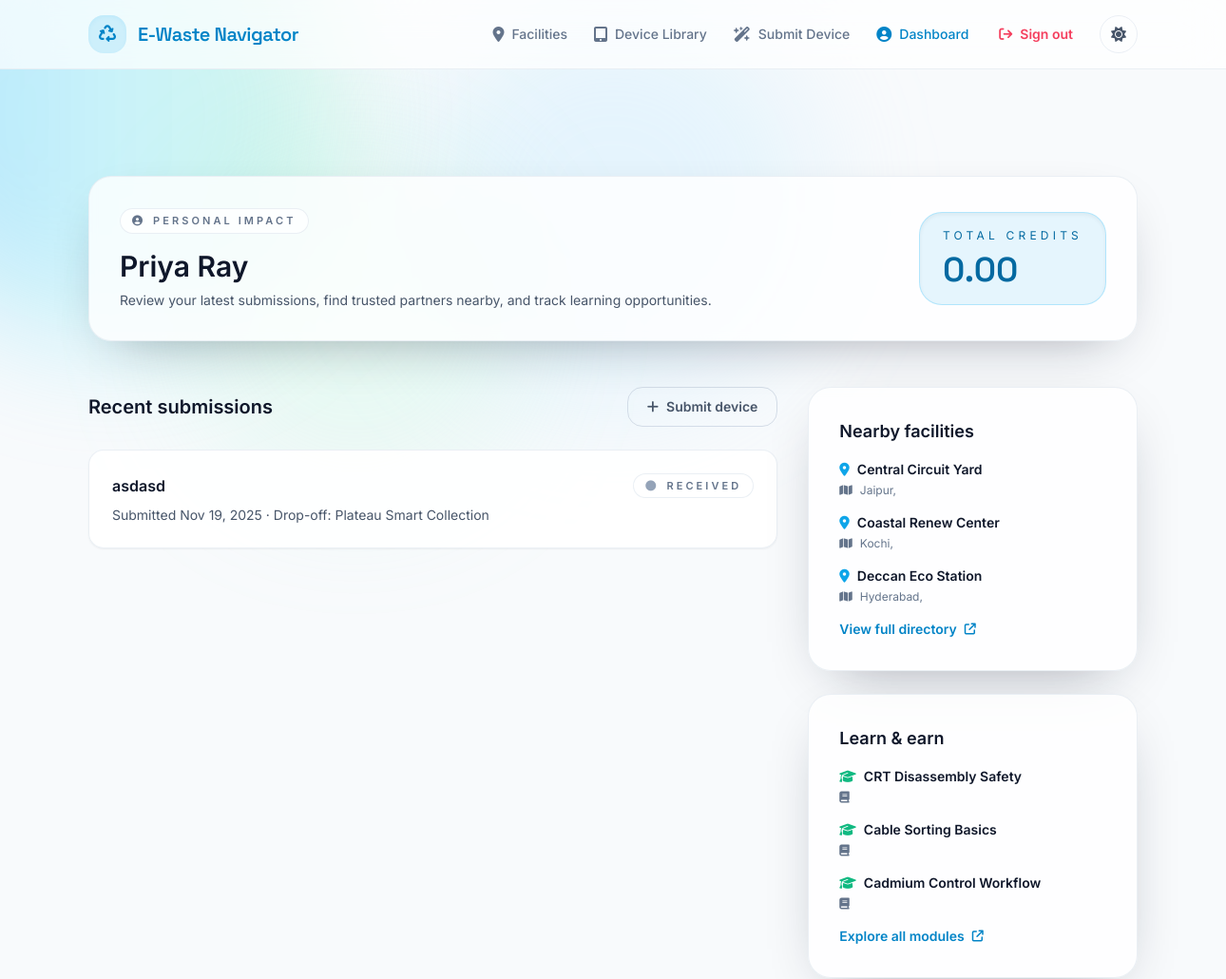
/accounts/dashboard/ (signed in, upper part), run on an earlier commit of the app's database.
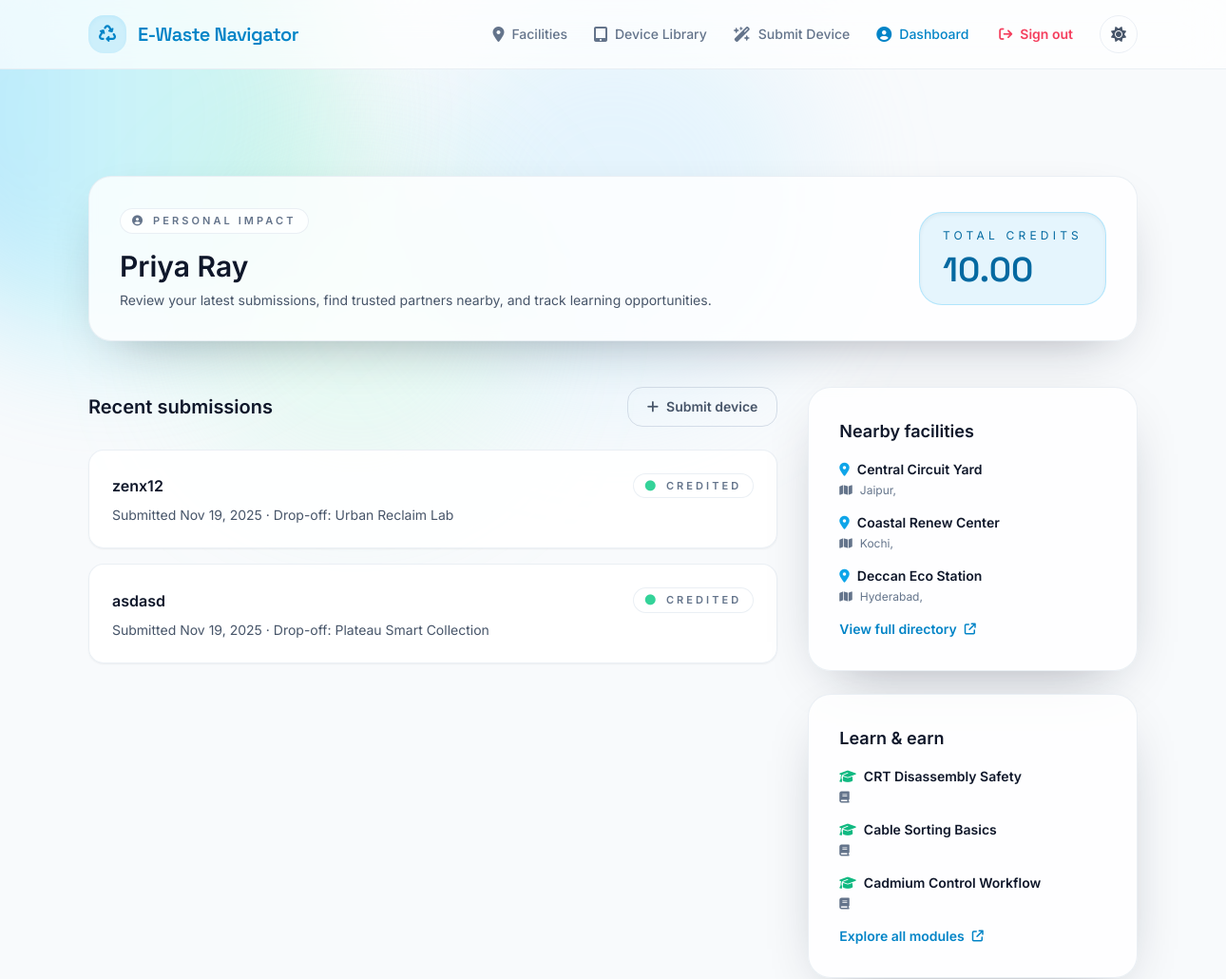
And on a later commit of the database.
### accounts/models.py (models this page shows, shortened)
class UserProfile(models.Model):
	user = models.OneToOneField(settings.AUTH_USER_MODEL, on_delete=models.CASCADE, related_name="profile")
	avatar_url = models.URLField(blank=True)
	phone_number = models.CharField(max_length=20, blank=True)
	home_location = models.CharField(max_length=255, blank=True)
	total_credits = models.DecimalField(max_digits=10, decimal_places=2, default=Decimal("0.00"))
	newsletter_opt_in = models.BooleanField(default=False)
	created_at = models.DateTimeField(auto_now_add=True)
	updated_at = models.DateTimeField(auto_now=True)
	class Meta:
		ordering = ["user__username"]

### devices/models.py (models this page shows, shortened)
class DeviceSubmission(models.Model):
	DRAFT = "draft"
	PENDING = "pending"
	RECEIVED = "received"
	CREDITED = "credited"
	CANCELLED = "cancelled"
	STATUS_CHOICES = [
		(DRAFT, "Draft"),
		(PENDING, "Awaiting Drop-off"),
		(RECEIVED, "Received"),
		(CREDITED, "Credited"),
		(CANCELLED, "Cancelled"),
	]
	user = models.ForeignKey(
		settings.AUTH_USER_MODEL,
		related_name="device_submissions",
		on_delete=models.SET_NULL,
		blank=True,
		null=True,
	)
	device_model = models.ForeignKey(
		DeviceModel,
		related_name="submissions",
		on_delete=models.SET_NULL,
		blank=True,
		null=True,
	)
	custom_device_name = models.CharField(
		max_length=200,
		blank=True,
		help_text="Provide the device name if it is not listed.",
	)
	device_type = models.CharField(
		max_length=120,
		blank=True,
		help_text="General category such as phone, laptop, or monitor.",
	)
	drop_off_facility = models.ForeignKey(
		'facilities.Facility',
		related_name='device_submissions',
		on_delete=models.SET_NULL,
		blank=True,
		null=True,
	)
	status = models.CharField(max_length=20, choices=STATUS_CHOICES, default=DRAFT)
	estimated_precious_metal_mass = models.DecimalField(
		max_digits=9,
		decimal_places=2,
		default=Decimal("0.00"),
		help_text="In grams",
	)
	estimated_credit_value = models.DecimalField(max_digits=9, decimal_places=2, default=Decimal("0.00"))
	message_to_facility = models.CharField(max_length=280, blank=True)
	pickup_address = models.TextField(blank=True)
	submitted_at = models.DateTimeField(default=timezone.now)
	updated_at = models.DateTimeField(auto_now=True)
	catalog_entry_created = models.BooleanField(default=False)
	credits_awarded = models.BooleanField(default=False)
	class Meta:
		ordering = ["-submitted_at"]
	@property
	def display_name(self) -> str:
		return self.custom_device_name or (self.device_model and str(self.device_model)) or "Custom device"

### facilities/models.py (models this page shows, shortened)
class Facility(models.Model):
	name = models.CharField(max_length=200)
	slug = models.SlugField(max_length=210, unique=True)
	tagline = models.CharField(max_length=255, blank=True)
	description = models.TextField(blank=True)
	street_address = models.CharField(max_length=255)
	city = models.CharField(max_length=120)
	state_province = models.CharField(max_length=120)
	postal_code = models.CharField(max_length=20)
	country = models.CharField(max_length=60, default="India")
	latitude = models.DecimalField(max_digits=9, decimal_places=6, null=True, blank=True)
	longitude = models.DecimalField(max_digits=9, decimal_places=6, null=True, blank=True)
	phone_number = models.CharField(max_length=30, blank=True)
	email = models.EmailField(blank=True)
	website = models.URLField(blank=True)
	hours_of_operation = models.JSONField(default=dict, blank=True)
	drop_off_instructions = models.TextField(blank=True)
	services = models.ManyToManyField(
		FacilityService,
		related_name="facilities",
		blank=True,
	)
	focus_components = models.ManyToManyField(
		'education.HazardousComponent',
		related_name='facilities',
		blank=True,
	)
	is_verified = models.BooleanField(default=False)
	created_at = models.DateTimeField(auto_now_add=True)
	updated_at = models.DateTimeField(auto_now=True)
	class Meta:
		ordering = ["name"]

### education/models.py (models this page shows, shortened)
class LearningModule(models.Model):
	AWARENESS = "awareness"
	ACTION = "action"
	DEEP_DIVE = "deep_dive"
	MODULE_TYPE_CHOICES = [
		(AWARENESS, "Awareness"),
		(ACTION, "Actionable Guidance"),
		(DEEP_DIVE, "Deep Dive"),
	]
	title = models.CharField(max_length=200)
	slug = models.SlugField(max_length=210, unique=True)
	summary = models.CharField(max_length=255)
	body = models.TextField()
	module_type = models.CharField(
		max_length=20,
		choices=MODULE_TYPE_CHOICES,
		default=AWARENESS,
	)
	components = models.ManyToManyField(HazardousComponent, related_name="modules")
	estimated_read_time = models.PositiveIntegerField(default=3, help_text="In minutes")
	is_published = models.BooleanField(default=True)
	created_at = models.DateTimeField(auto_now_add=True)
	updated_at = models.DateTimeField(auto_now=True)
	class Meta:
		ordering = ["title"]

### accounts/views.py (the view)
# urls.py: path("dashboard/", views.user_dashboard, name="user_dashboard"),
@login_required
def user_dashboard(request: HttpRequest) -> HttpResponse:
	profile, _ = UserProfile.objects.get_or_create(user=request.user)
	submissions = DeviceSubmission.objects.filter(user=request.user)[:5]
	nearby_facilities = Facility.objects.all()[:3]
	modules = LearningModule.objects.all()[:3]
	rewards = Reward.objects.all()[:3]
	return render(
		request,
		"accounts/user_dashboard.html",
		{
			"profile": profile,
			"submissions": submissions,
			"facilities": nearby_facilities,
			"modules": modules,
			"rewards": rewards,
		},
	)

### accounts/templates/accounts/user_dashboard.html (shortened to what the changed rows need)
{% extends "base.html" %}
{% block content %}
<section class="page-section">
    <div class="layout-container space-y-12">
        <header class="glass-card">
            <div class="flex flex-col gap-6 md:flex-row md:items-center md:justify-between">
                <div>
                    <h1 class="mt-4 text-3xl font-semibold text-slate-900 dark:text-white">{{ request.user.get_full_name|default:request.user.username }}</h1>
                </div>
                <div class="rounded-3xl border border-sky-400/30 bg-sky-500/10 px-6 py-4 text-sky-700 shadow-inner dark:border-sky-500/30 dark:bg-sky-500/10 dark:text-sky-200">
                    <p class="text-xs uppercase tracking-[0.35em]">Total credits</p>
                    <p class="mt-2 font-display text-4xl font-semibold">{{ profile.total_credits }}</p>
                </div>
            </div>
        </header>
        <div class="dashboard-grid">
            <section class="lg:col-span-2 space-y-6">
                <div class="flex items-center justify-between">
                    <h2 class="text-xl font-semibold text-slate-900 dark:text-white">Recent submissions</h2>
                </div>
                <div class="space-y-4">
                    {% for submission in submissions %}
                        <article class="grid-card">
                            <div class="flex flex-col gap-3 sm:flex-row sm:items-center sm:justify-between">
                                <h3 class="text-base font-semibold text-slate-900 dark:text-white">{{ submission.display_name }}</h3>
                                <span class="chip-badge">
                                    <i class="fa-solid fa-circle {% if submission.status == 'credited' %}text-emerald-400{% elif submission.status == 'pending' %}text-amber-400{% else %}text-slate-400{% endif %}"></i>
                                    {{ submission.get_status_display }}
                                </span>
                            </div>
                            <p class="mt-2 text-sm text-slate-600 dark:text-slate-400">
                                Submitted {{ submission.submitted_at|date:"M j, Y" }}
                                {% if submission.drop_off_facility %}
                                    · Drop-off: {{ submission.drop_off_facility.name }}
                                {% endif %}
                            </p>
                        </article>
                    {% empty %}
                        <div class="glass-card text-center text-sm text-slate-500 dark:text-slate-400">
                            No submissions yet. <a href="{% url 'devices:submit' %}" class="font-semibold text-sky-600 hover:text-sky-500 dark:text-sky-300 dark:hover:text-sky-200">Start your first recycling claim.</a>
                        </div>
                    {% endfor %}
                </div>
            </section>
            <aside class="space-y-6">
                <div class="glass-card">
                    <ul class="mt-4 space-y-4 text-sm text-slate-600 dark:text-slate-400">
                        {% for facility in facilities %}
                            <li>
                                <p class="font-semibold text-slate-900 dark:text-white"><i class="fa-solid fa-location-dot mr-2 text-sky-500"></i>{{ facility.name }}</p>
                                <p class="mt-1 text-xs text-slate-500 dark:text-slate-500"><i class="fa-solid fa-map mr-2"></i>{{ facility.city }}, {{ facility.state }}</p>
                            </li>
                        {% empty %}
                            <li>No facilities yet—check back soon.</li>
                        {% endfor %}
                    </ul>
                </div>
                <div class="glass-card">
                    <ul class="mt-4 space-y-4 text-sm text-slate-600 dark:text-slate-400">
                        {% for module in modules %}
                            <li>
                                <p class="font-semibold text-slate-900 dark:text-white"><i class="fa-solid fa-graduation-cap mr-2 text-emerald-500"></i>{{ module.title }}</p>
                                <p class="mt-1 text-xs text-slate-500 dark:text-slate-500"><i class="fa-solid fa-book mr-2"></i>{{ module.subtitle }}</p>
                            </li>
                        {% empty %}
                            <li>Stay tuned—new learning drops coming soon.</li>
                        {% endfor %}
                    </ul>
                </div>
            </aside>
        </div>
    </div>
</section>
{% endblock %}

What changed in the data, as far as the page shows it:
changed UserProfile: total_credits "0.00" → "10.00"
added DeviceSubmission: display_name "zenx12", status "CREDITED", submitted_at "Nov 19, 2025", drop_off_facility.name "Urban Reclaim Lab"
changed DeviceSubmission "asdasd": status "RECEIVED" → "CREDITED"
